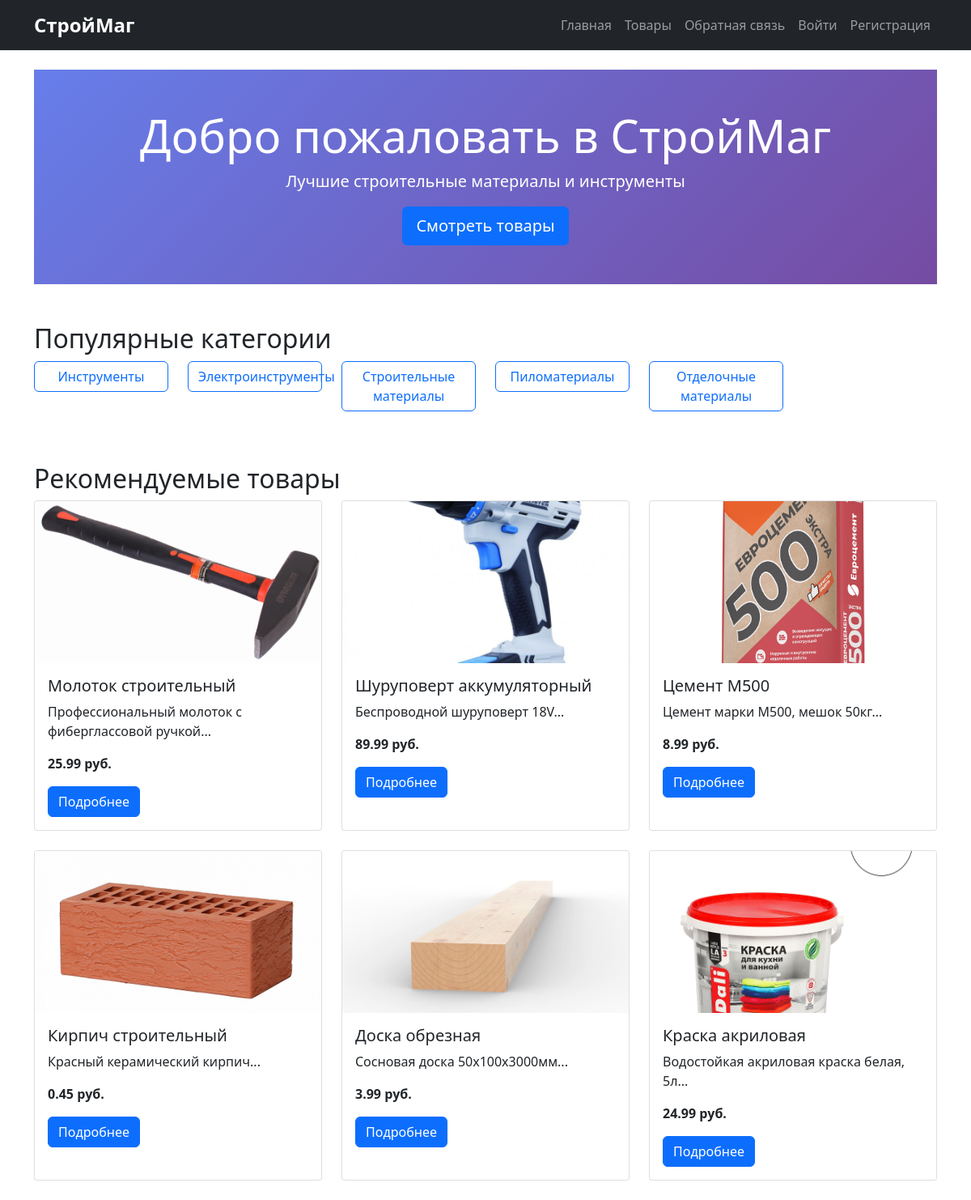
The page / on the database its author committed.
### tables this page shows
CREATE TABLE products (
                id INTEGER PRIMARY KEY AUTOINCREMENT,
                name TEXT NOT NULL,
                description TEXT,
                price DECIMAL(10,2) NOT NULL,
                category TEXT NOT NULL,
                image_url TEXT,
                stock_quantity INTEGER DEFAULT 0,
                is_active BOOLEAN DEFAULT TRUE,
                created_at DATETIME DEFAULT CURRENT_TIMESTAMP
            );

### main.py (the view)
@app.get("/", response_class=HTMLResponse)
async def read_root(request: Request):
    async with aiosqlite.connect("construction_store.db") as db:
        db.row_factory = aiosqlite.Row
        async with db.execute("SELECT * FROM products WHERE is_active = TRUE LIMIT 6") as cursor:
            featured_products = await cursor.fetchall()
        async with db.execute("SELECT DISTINCT category FROM products WHERE is_active = TRUE LIMIT 5") as cursor:
            categories = [row[0] for row in await cursor.fetchall()]
    context = {
        "request": request,
        "featured_products": featured_products,
        "categories": categories
    }
    context = add_cart_count_to_templates(request, context)
    return templates.TemplateResponse("index.html", context)

### templates/index.html (shortened to what this page needs)
{% extends "base.html" %}
{% block content %}
<div class="hero-section bg-light py-5 mb-5">
    <div class="container text-center">
        <h1 class="display-4">Добро пожаловать в СтройМаг</h1>
        <p class="lead">Лучшие строительные материалы и инструменты</p>
        <a href="/products/" class="btn btn-primary btn-lg">Смотреть товары</a>
    </div>
</div>
<div class="row mb-5">
    <div class="col-md-12">
        <h2>Популярные категории</h2>
        <div class="row">
            {% for category in categories %}
            <div class="col-md-2 mb-3">
                <a href="/products/?category={{ category }}" class="btn btn-outline-primary w-100">
                    {{ category }}
                </a>
            </div>
            {% endfor %}
        </div>
    </div>
</div>
<div class="row">
    <h2>Рекомендуемые товары</h2>
    {% for product in featured_products %}
    <div class="col-md-4 mb-4">
        <div class="card h-100">
            <img src="{{ product.image_url or '/static/images/placeholder.jpg' }}"
                 class="card-img-top" alt="{{ product.name }}" style="height: 200px; object-fit: cover;">
            <div class="card-body">
                <h5 class="card-title">{{ product.name }}</h5>
                <p class="card-text">{{ product.description[:100] }}...</p>
                <p class="card-text"><strong>{{ product.price }} руб.</strong></p>
                <a href="/products/{{ product.id }}" class="btn btn-primary">Подробнее</a>
            </div>
        </div>
    </div>
    {% endfor %}
</div>
{% endblock %}

### templates/base.html (shortened to what this page needs)
<!DOCTYPE html>
<html lang="ru">
<head>
    <link href="https://cdn.jsdelivr.net/npm/bootstrap@5.1.3/dist/css/bootstrap.min.css" rel="stylesheet">
    <link href="/static/css/style.css" rel="stylesheet">
</head>
<body>
    <nav class="navbar navbar-expand-lg navbar-dark bg-dark">
        <div class="container">
            <a class="navbar-brand" href="/">СтройМаг</a>
            <div class="navbar-nav ms-auto">
                <a class="nav-link" href="/">Главная</a>
                <a class="nav-link" href="/products/">Товары</a>
                <a class="nav-link" href="/feedback/">Обратная связь</a>
                {% if request.cookies.get('access_token') %}
                    <a class="nav-link" href="/cart/">
                        Корзина
                        {% if cart_count > 0 %}
                            <span class="badge bg-danger">{{ cart_count }}</span>
                        {% endif %}
                    </a>
                    <a class="nav-link" href="/users/me">Профиль</a>
                    <a class="nav-link" href="/users/logout">Выйти</a>
                    {% if current_user and current_user.is_superuser %}
                        <a class="nav-link text-warning" href="/admin/">Админка</a>
                    {% endif %}
                {% else %}
                    <a class="nav-link" href="/users/login">Войти</a>
                    <a class="nav-link" href="/users/register">Регистрация</a>
                {% endif %}
            </div>
        </div>
    </nav>
    <div class="container mt-4">
        {% block content %}{% endblock %}
    </div>
</body>
</html>

### static/css/style.css (style rules this page uses)
.hero-section { background: linear-gradient(135deg, #667eea 0%, #764ba2 100%); color: white; }
.card { transition: transform 0.2s; }
.navbar-brand { font-weight: bold; font-size: 1.5rem; }
.btn { border-radius: 0.375rem; }

### rows shown on the page
products: image_url (picture), name "Молоток строительный", description "Профессиональный молоток с фиберглассовой ручкой", price "25.99"
products: image_url (picture), name "Шуруповерт аккумуляторный", description "Беспроводной шуруповерт 18V", price "89.99"
products: image_url (picture), name "Цемент М500", description "Цемент марки М500, мешок 50кг", price "8.99"
products: image_url (picture), name "Кирпич строительный", description "Красный керамический кирпич", price "0.45"
products: image_url (picture), name "Доска обрезная", description "Сосновая доска 50x100x3000мм", price "3.99"
products: image_url (picture), name "Краска акриловая", description "Водостойкая акриловая краска белая, 5л", price "24.99"

### other values the page prints
{{ category }} "Инструменты" "Электроинструменты" "Строительные материалы" "Пиломатериалы" "Отделочные материалы"
